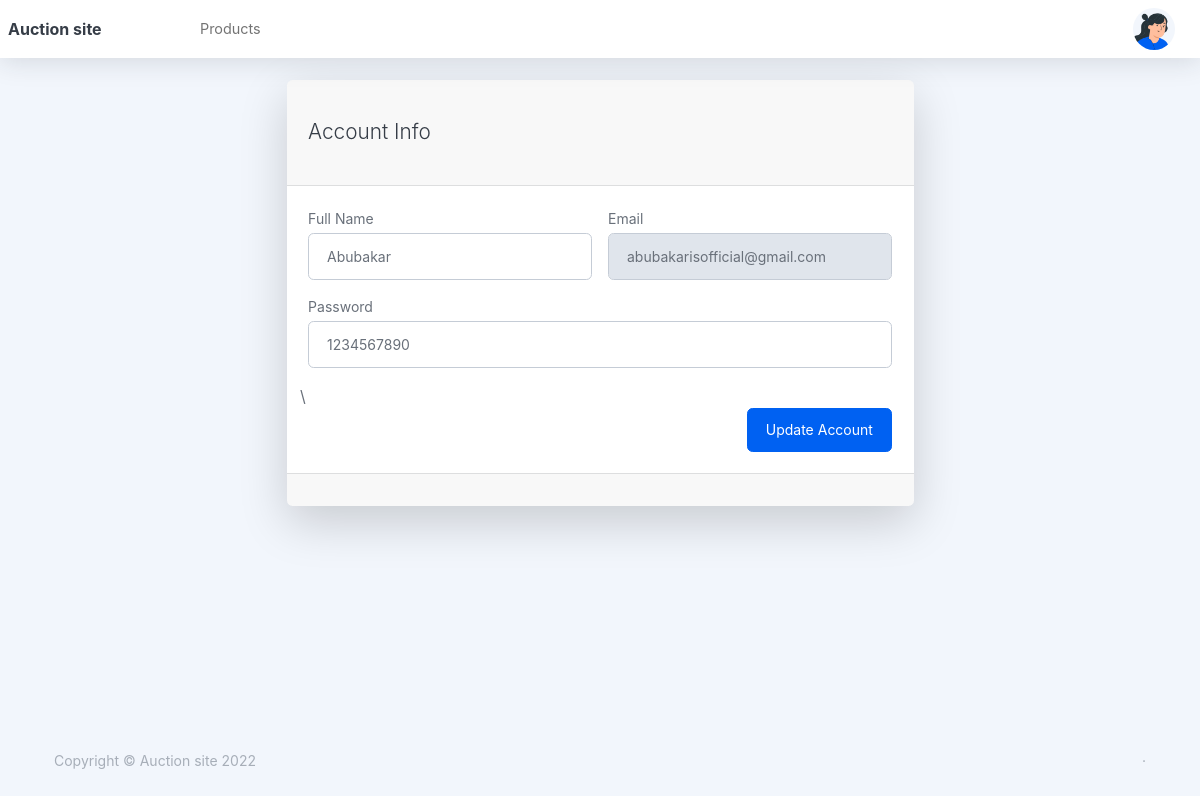
/userProfile.php (signed in), run on the app's committed database.
### tables this page shows
CREATE TABLE `users` (
  `id` bigint(20) NOT NULL,
  `name` varchar(191) NOT NULL,
  `password` varchar(191) NOT NULL,
  `email` varchar(191) NOT NULL,
  `role` varchar(255) NOT NULL DEFAULT 'Admin',
  `status` varchar(255) NOT NULL DEFAULT 'Active',
  `created_at` timestamp NOT NULL DEFAULT current_timestamp() ON UPDATE current_timestamp()
);

### userProfile.php (the view, shortened to what this page needs)
<?php
 include 'db.php';
 include 'head.php';
 include 'header.php';
?>
<!DOCTYPE html>
<html lang="en">
<head>
</head>
<body>
<div class="d-flex flex-column h-100">
<main>
                    <div class="container-xl px-4">
                        <div class="row justify-content-center mt-5">
                            <div class="col-lg-7">
                                <div class="card shadow-lg border-0 rounded-lg mt-5">
                                    <div class="card-header justify-content-center"><h3 class="fw-light my-4">Account Info</h3></div>
                                    <div class="card-body">
                                        <form>
                                            <?php
                                            $query = "SELECT * FROM users WHERE id = '".$_SESSION['loggedinuserid']."'";
                                            $result = mysqli_query($db, $query);
                                            while($row = mysqli_fetch_assoc($result)) {
                                            ?>
                                            <div class="row gx-3">
                                                <div class="col-md-6">
                                                    <div class="mb-3">
                                                        <label class="small mb-1" for="inputFullName">Full Name</label>
                                                        <input class="form-control" id="inputFullName" type="text" placeholder="Enter first name" value="<?php echo $row['name']?>"/>
                                                    </div>
                                                </div>
                                                <div class="col-md-6">
                                                <div class="mb-3">
                                                <label class="small mb-1" for="inputEmailAddress">Email</label>
                                                <input class="form-control" id="inputEmailAddress" type="email" aria-describedby="emailHelp" placeholder="Enter email address" value="<?php echo $row['email']?>" readonly />
                                            </div>
                                                </div>
                                            </div>
                                            <div class="row gx-3">
                                                <div class="col-md-12">
                                                    <div class="mb-3">
                                                        <label class="small mb-1" for="inputPassword">Password</label>
                                                        <input class="form-control" id="inputPassword" type="text" placeholder="Enter password" value="<?php echo $row['password']?>"/>
                                                    </div>
                                                </div>
                                         \
                                            </div>
                                            <?php } ?>
                                            <a style="float: right;" class="btn btn-primary btn-block" href="#" onclick="UpdateAccount();">Update Account</a>
                                        </form>
                                    </div>
                                    <div class="card-footer text-center">
                                    </div>
                                </div>
                            </div>
                        </div>
                    </div>
                </main>
                <?php
        include 'footer.php';
        ?>
	</div>
</body>
</html>

### header.php (style rules this page uses)
* { padding: 0px; margin: 0px }

### userProfile.php (style rules this page uses)
body { background-image: url("public/images/hero_image2.jpg"); }

### data on the page
users: name "Abubakar", email "abubakarisofficial@gmail.com", password "1234567890"
